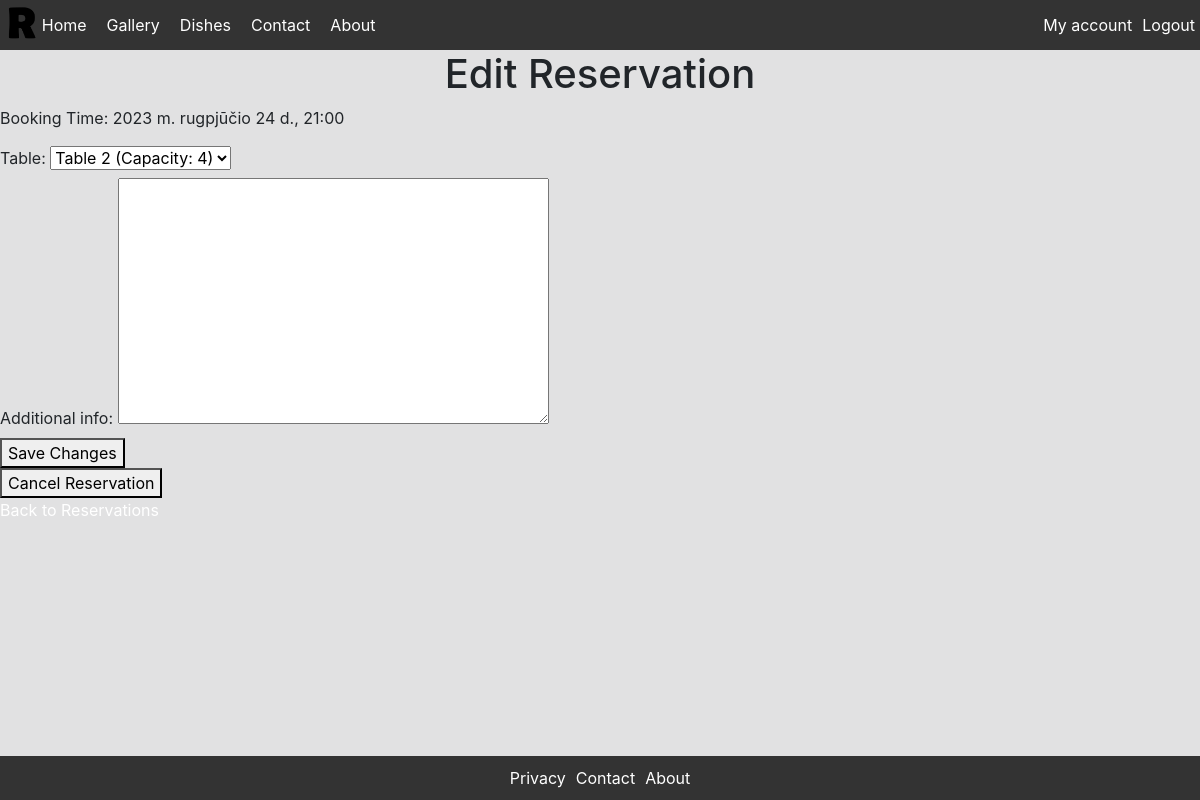
Page /edit_reservation/1/ (signed in) on the committed database.
### main_app/models.py (models this page shows, shortened)
class Reservation(models.Model):  # reservation model
    STATUS_CHOICES = (
        ('pending', 'Pending'),
        ('confirmed', 'Confirmed'),
        ('cancelled', 'Cancelled'),
        ('finished', 'Finished'),
    )
    customer_id = models.ForeignKey(CustomUser, on_delete=models.CASCADE)
    booking_time = models.DateTimeField()
    status = models.CharField(max_length=20, choices=STATUS_CHOICES, default='pending')
    table = models.ForeignKey('Table', on_delete=models.CASCADE, null=True)
    additional_info = models.TextField(blank=True)

### main_app/views.py (the view)
# urls.py: path('edit_reservation/<int:reservation_id>/', views.edit_reservation, name='edit_reservation'),
@login_required
def edit_reservation(request, reservation_id):  # Reservation editing page
    reservation = get_object_or_404(Reservation, id=reservation_id)
    if request.method == "POST":
        form = ReservationForm(request.POST, instance=reservation)
        if form.is_valid():
            form.save()
            return redirect('account')
    else:
        form = ReservationForm(instance=reservation)
    context = {
        'form': form,
        'reservation': reservation,
    }
    return render(request, 'edit_reservation.html', context)

### main_app/forms.py
class ReservationForm(forms.ModelForm):  # form for reservation editing by customer
    class Meta:
        model = Reservation
        fields = ['table', 'additional_info']
    def __init__(self, *args, **kwargs):
        super().__init__(*args, **kwargs)
        available_tables = self.get_available_tables()
        table_choices = [(table.id, f"Table {table.number} (Capacity: {table.capacity})") for table in available_tables]
        self.fields['table'].choices = table_choices
    def get_available_tables(self):  # checking available tables (date and time can`t be changed, new reservation needed)
        three_hours_before_booking = self.instance.booking_time - timezone.timedelta(hours=3)
        three_hours_after_booking = self.instance.booking_time + timezone.timedelta(hours=3)
        occupied_tables = Reservation.objects.filter(
            booking_time__range=(three_hours_before_booking, three_hours_after_booking),
            status__in=['pending', 'confirmed']
        ).exclude(id=self.instance.id).values_list('table_id', flat=True)
        return Table.objects.filter(is_available=True).exclude(id__in=occupied_tables)

### templates/edit_reservation.html (shortened to what this page needs)
{% extends 'base.html' %}
{% block content %}
  <h1>Edit Reservation</h1>
  <form method="post">
    <div>
        <p>Booking Time: {{ reservation.booking_time }}</p>
    </div>
    <div>
        {{ form.table.label_tag }}
        {{ form.table }}
    </div>
    <div>
        {{ form.additional_info.label_tag }}
        {{ form.additional_info }}
    </div>
    <button type="submit">Save Changes</button>
  </form>
  <form method="post" action="{% url 'cancel_reservation' reservation.id %}">
    <button type="submit">Cancel Reservation</button>
  </form>
  <a href="{% url 'account' %}">Back to Reservations</a>
{% endblock %}

### static/css/main.css (style rules this page uses)
body, html { margin: 0; padding: 0; height: 100%; }
body { display: flex; flex-direction: column; height: 100%; }
h1, h2, h3, h4, h5, h6 { text-align: center; }
a:link { color: rgb(255, 255, 255); text-decoration: none; }

### rows in the picture
Reservation: booking_time "2023 m. rugpjūčio 24 d., 21:00", table "Table 2 (Capacity: 4)"
